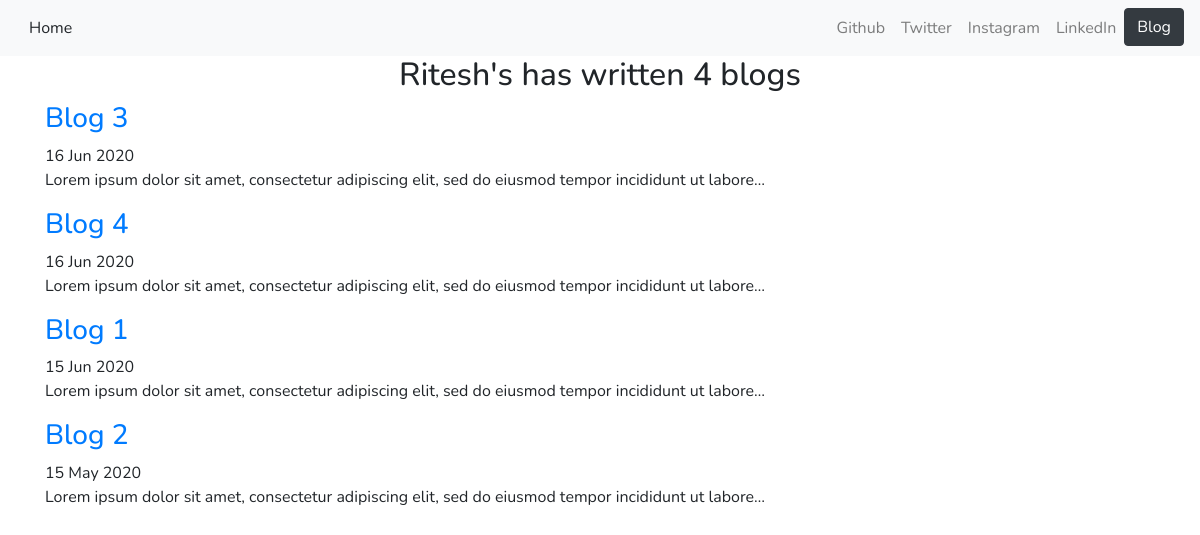
Screenshot of /blog/ with the database file from the repository.
### blog/models.py (models this page shows, shortened)
class Blog(models.Model):
    title = models.CharField(max_length=200)
    description = models.TextField()
    date = models.DateField()

### blog/views.py (the view)
# urls.py: path('', views.blogs, name='blogs'),
def blogs(request):
    return render(request, 'blog/blogs.html', {'blogs': Blog.objects.order_by('-date')[:5] })

### blog/templates/blog/blogs.html (shortened to what this page needs)
{% extends "blog/base.html" %}
{% block body %}
    <div class="container text-center">
        <h2>Ritesh's has written {{ blogs.count }} blog{{ blogs.count|pluralize }}</h2>
    </div>
    <div>
        {% for blog in blogs %}
            <a href="{% url 'blog:detail' blog.id %}" ><h3>{{ blog.title }}</h3></a>
            <span>{{ blog.date|date:'d M Y' }}</span>
            <p>{{ blog.description | striptags | truncatechars:100 }}</p>
        {% endfor %}
    </div>
{% endblock %}

### portfolio/static/portfolio/custom.css (style rules this page uses)
body { font-family: 'Nunito', sans-serif; }

### rows the page displays
Blog: title "Blog 3", date "16 Jun 2020", description "Lorem ipsum dolor sit amet, consectetur adipiscing elit, sed do eiusmod tempor incididunt ut labore…"
Blog: title "Blog 4", date "16 Jun 2020", description "Lorem ipsum dolor sit amet, consectetur adipiscing elit, sed do eiusmod tempor incididunt ut labore…"
Blog: title "Blog 1", date "15 Jun 2020", description "Lorem ipsum dolor sit amet, consectetur adipiscing elit, sed do eiusmod tempor incididunt ut labore…"
Blog: title "Blog 2", date "15 May 2020", description "Lorem ipsum dolor sit amet, consectetur adipiscing elit, sed do eiusmod tempor incididunt ut labore…"

### other values shown
{{ blogs.count }} "4"
